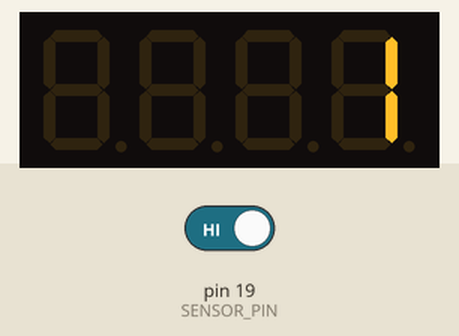
Recording of a sketch running on a simulated Arduino Uno, built with avr-gcc and run on an emulated ATmega328P. On the bench: 4-digit seven-segment display. The inputs (shaded band) are chosen by the test bench; at power-on: pin 19 (SENSOR_PIN) HIGH.

Above: at 1.8 s.
1.9 s: pin 19 (SENSOR_PIN) driven LOW
At 2.6 s:
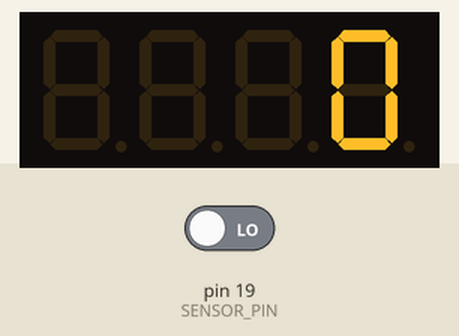
Timing chart, 0 to 4.9 s (numbered marks = the images above; inputs shaded):
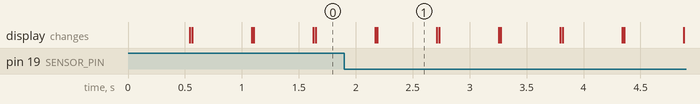

Measured:
- after the input at 1.9 s, the display: first differs from a run without the input after 0.29 s (image 1)
- what the display in image 1 shows lasts 0.5 s, from 2.2 s to 2.7 s

The sketch:

Display4.ino
```cpp
//Libreria
#include <TM1637Display.h>

//Pines
#define CLK 4
#define DIO 13
#define SENSOR_PIN 19

TM1637Display display(CLK, DIO);

void setup() {
  pinMode(SENSOR_PIN, INPUT_PULLUP);
  display.setBrightness(0xff);
}

void loop() {
  int sensorValue = digitalRead(SENSOR_PIN);
  display.showNumberDec(sensorValue);
  delay(500);
  display.clear();
}
```
